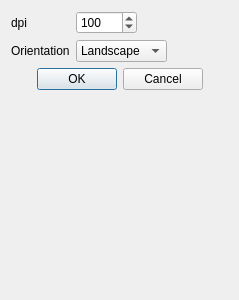
<?xml version="1.0" encoding="UTF-8"?>
<ui version="4.0">
 <class>SaveFigureOptionsDialog</class>
 <widget class="QDialog" name="SaveFigureOptionsDialog">
  <property name="windowModality">
   <enum>Qt::WindowModal</enum>
  </property>
  <property name="geometry">
   <rect>
    <x>0</x>
    <y>0</y>
    <width>239</width>
    <height>300</height>
   </rect>
  </property>
  <property name="windowTitle">
   <string>Save Figure Options</string>
  </property>
  <property name="modal">
   <bool>true</bool>
  </property>
  <layout class="QFormLayout" name="formLayout">
   <property name="fieldGrowthPolicy">
    <enum>QFormLayout::ExpandingFieldsGrow</enum>
   </property>
   <item row="0" column="0">
    <widget class="QLabel" name="label">
     <property name="text">
      <string>dpi</string>
     </property>
    </widget>
   </item>
   <item row="0" column="1">
    <widget class="QSpinBox" name="dpi">
     <property name="maximum">
      <number>10000</number>
     </property>
     <property name="value">
      <number>100</number>
     </property>
    </widget>
   </item>
   <item row="1" column="0">
    <widget class="QLabel" name="label_2">
     <property name="text">
      <string>Orientation</string>
     </property>
    </widget>
   </item>
   <item row="1" column="1">
    <widget class="QComboBox" name="orientation">
     <item>
      <property name="text">
       <string>Landscape</string>
      </property>
     </item>
     <item>
      <property name="text">
       <string>Portrait</string>
      </property>
     </item>
    </widget>
   </item>
   <item row="2" column="0" colspan="2">
    <widget class="QDialogButtonBox" name="buttonBox">
     <property name="orientation">
      <enum>Qt::Horizontal</enum>
     </property>
     <property name="standardButtons">
      <set>QDialogButtonBox::Cancel|QDialogButtonBox::Ok</set>
     </property>
     <property name="centerButtons">
      <bool>true</bool>
     </property>
    </widget>
   </item>
  </layout>
 </widget>
 <resources/>
 <connections>
  <connection>
   <sender>buttonBox</sender>
   <signal>accepted()</signal>
   <receiver>SaveFigureOptionsDialog</receiver>
   <slot>accept()</slot>
   <hints>
    <hint type="sourcelabel">
     <x>248</x>
     <y>254</y>
    </hint>
    <hint type="destinationlabel">
     <x>157</x>
     <y>274</y>
    </hint>
   </hints>
  </connection>
  <connection>
   <sender>buttonBox</sender>
   <signal>rejected()</signal>
   <receiver>SaveFigureOptionsDialog</receiver>
   <slot>reject()</slot>
   <hints>
    <hint type="sourcelabel">
     <x>316</x>
     <y>260</y>
    </hint>
    <hint type="destinationlabel">
     <x>286</x>
     <y>274</y>
    </hint>
   </hints>
  </connection>
 </connections>
</ui>
